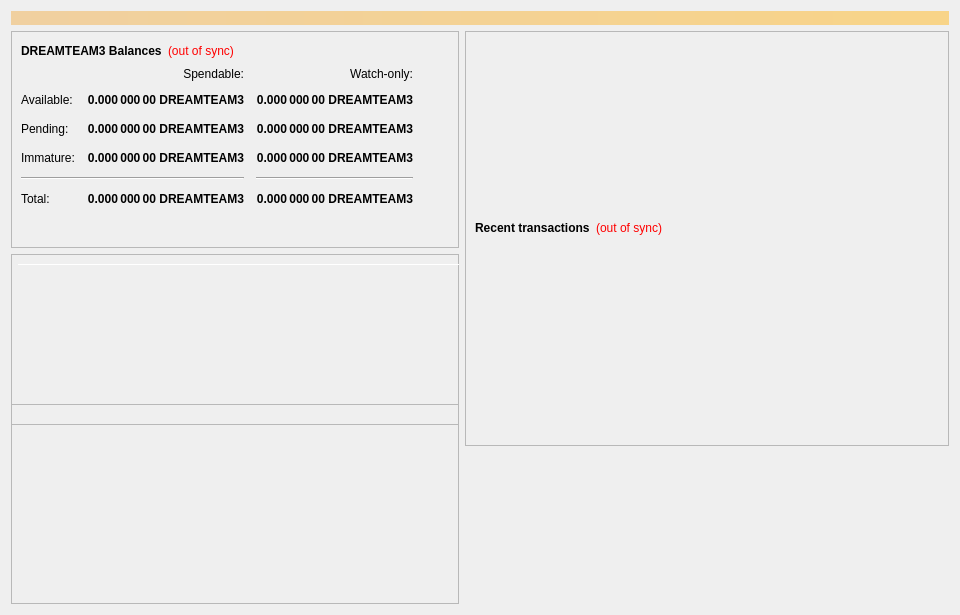
<?xml version="1.0" encoding="UTF-8"?>
<ui version="4.0">
 <class>OverviewPage</class>
 <widget class="QWidget" name="OverviewPage">
  <property name="geometry">
   <rect>
    <x>0</x>
    <y>0</y>
    <width>960</width>
    <height>615</height>
   </rect>
  </property>
  <property name="minimumSize">
   <size>
    <width>960</width>
    <height>0</height>
   </size>
  </property>
  <property name="windowTitle">
   <string>Form</string>
  </property>
  <layout class="QVBoxLayout" name="topLayout">
   <item>
    <widget class="QLabel" name="labelAlerts">
     <property name="visible">
      <bool>false</bool>
     </property>
     <property name="styleSheet">
      <string notr="true">background-color: qlineargradient(x1: 0, y1: 0, x2: 1, y2: 0, stop:0 #F0D0A0, stop:1 #F8D488); color:#000000;</string>
     </property>
     <property name="wordWrap">
      <bool>true</bool>
     </property>
     <property name="margin">
      <number>3</number>
     </property>
    </widget>
   </item>
   <item>
    <layout class="QHBoxLayout" name="horizontalLayout" stretch="1,1">
     <item>
      <layout class="QVBoxLayout" name="verticalLayout_2">
       <item>
        <widget class="QFrame" name="frame">
         <property name="frameShape">
          <enum>QFrame::StyledPanel</enum>
         </property>
         <property name="frameShadow">
          <enum>QFrame::Raised</enum>
         </property>
         <layout class="QVBoxLayout" name="verticalLayout_4">
          <item>
           <layout class="QHBoxLayout" name="horizontalLayout_4">
            <item>
             <widget class="QLabel" name="label_5">
              <property name="font">
               <font>
                <weight>75</weight>
                <bold>true</bold>
               </font>
              </property>
              <property name="text">
               <string>DREAMTEAM3 Balances</string>
              </property>
             </widget>
            </item>
            <item>
             <widget class="QLabel" name="labelWalletStatus">
              <property name="cursor">
               <cursorShape>WhatsThisCursor</cursorShape>
              </property>
              <property name="toolTip">
               <string>The displayed information may be out of date. Your wallet automatically synchronizes with the DreamTeam3 network after a connection is established, but this process has not completed yet.</string>
              </property>
              <property name="styleSheet">
               <string notr="true">QLabel { color: red; }</string>
              </property>
              <property name="text">
               <string notr="true">(out of sync)</string>
              </property>
              <property name="alignment">
               <set>Qt::AlignLeading|Qt::AlignLeft|Qt::AlignVCenter</set>
              </property>
             </widget>
            </item>
            <item>
             <spacer name="horizontalSpacer_3">
              <property name="orientation">
               <enum>Qt::Horizontal</enum>
              </property>
              <property name="sizeHint" stdset="0">
               <size>
                <width>40</width>
                <height>20</height>
               </size>
              </property>
             </spacer>
            </item>
           </layout>
          </item>
          <item>
           <layout class="QGridLayout" name="gridLayout">
            <property name="spacing">
             <number>12</number>
            </property>
            <item row="2" column="2">
             <widget class="QLabel" name="labelWatchPending">
              <property name="font">
               <font>
                <weight>75</weight>
                <bold>true</bold>
               </font>
              </property>
              <property name="cursor">
               <cursorShape>IBeamCursor</cursorShape>
              </property>
              <property name="toolTip">
               <string>Unconfirmed transactions to watch-only addresses</string>
              </property>
              <property name="text">
               <string notr="true">0.000 000 00 DREAMTEAM3</string>
              </property>
              <property name="alignment">
               <set>Qt::AlignRight|Qt::AlignTrailing|Qt::AlignVCenter</set>
              </property>
              <property name="textInteractionFlags">
               <set>Qt::LinksAccessibleByMouse|Qt::TextSelectableByKeyboard|Qt::TextSelectableByMouse</set>
              </property>
             </widget>
            </item>
            <item row="2" column="1">
             <widget class="QLabel" name="labelUnconfirmed">
              <property name="font">
               <font>
                <weight>75</weight>
                <bold>true</bold>
               </font>
              </property>
              <property name="cursor">
               <cursorShape>IBeamCursor</cursorShape>
              </property>
              <property name="toolTip">
               <string>Total of transactions that have yet to be confirmed, and do not yet count toward the spendable balance</string>
              </property>
              <property name="text">
               <string notr="true">0.000 000 00 DREAMTEAM3</string>
              </property>
              <property name="alignment">
               <set>Qt::AlignRight|Qt::AlignTrailing|Qt::AlignVCenter</set>
              </property>
              <property name="textInteractionFlags">
               <set>Qt::LinksAccessibleByMouse|Qt::TextSelectableByKeyboard|Qt::TextSelectableByMouse</set>
              </property>
             </widget>
            </item>
            <item row="3" column="2">
             <widget class="QLabel" name="labelWatchImmature">
              <property name="font">
               <font>
                <weight>75</weight>
                <bold>true</bold>
               </font>
              </property>
              <property name="cursor">
               <cursorShape>IBeamCursor</cursorShape>
              </property>
              <property name="toolTip">
               <string>Staked or masternode rewards in watch-only addresses that has not yet matured</string>
              </property>
              <property name="text">
               <string notr="true">0.000 000 00 DREAMTEAM3</string>
              </property>
              <property name="alignment">
               <set>Qt::AlignRight|Qt::AlignTrailing|Qt::AlignVCenter</set>
              </property>
              <property name="textInteractionFlags">
               <set>Qt::LinksAccessibleByMouse|Qt::TextSelectableByKeyboard|Qt::TextSelectableByMouse</set>
              </property>
             </widget>
            </item>
            <item row="4" column="0" colspan="2">
             <widget class="Line" name="lineSpendableBalance">
              <property name="orientation">
               <enum>Qt::Horizontal</enum>
              </property>
             </widget>
            </item>
            <item row="4" column="2">
             <widget class="Line" name="lineWatchBalance">
              <property name="sizePolicy">
               <sizepolicy hsizetype="Preferred" vsizetype="Fixed">
                <horstretch>0</horstretch>
                <verstretch>0</verstretch>
               </sizepolicy>
              </property>
              <property name="minimumSize">
               <size>
                <width>140</width>
                <height>0</height>
               </size>
              </property>
              <property name="orientation">
               <enum>Qt::Horizontal</enum>
              </property>
             </widget>
            </item>
            <item row="5" column="0">
             <widget class="QLabel" name="labelTotalText">
              <property name="text">
               <string>Total:</string>
              </property>
             </widget>
            </item>
            <item row="3" column="1">
             <widget class="QLabel" name="labelImmature">
              <property name="font">
               <font>
                <weight>75</weight>
                <bold>true</bold>
               </font>
              </property>
              <property name="cursor">
               <cursorShape>IBeamCursor</cursorShape>
              </property>
              <property name="toolTip">
               <string>Staked or masternode rewards that has not yet matured</string>
              </property>
              <property name="text">
               <string notr="true">0.000 000 00 DREAMTEAM3</string>
              </property>
              <property name="alignment">
               <set>Qt::AlignRight|Qt::AlignTrailing|Qt::AlignVCenter</set>
              </property>
              <property name="textInteractionFlags">
               <set>Qt::LinksAccessibleByMouse|Qt::TextSelectableByKeyboard|Qt::TextSelectableByMouse</set>
              </property>
             </widget>
            </item>
            <item row="2" column="3">
             <spacer name="horizontalSpacer_2">
              <property name="orientation">
               <enum>Qt::Horizontal</enum>
              </property>
              <property name="sizeHint" stdset="0">
               <size>
                <width>40</width>
                <height>20</height>
               </size>
              </property>
             </spacer>
            </item>
            <item row="3" column="0">
             <widget class="QLabel" name="labelImmatureText">
              <property name="text">
               <string>Immature:</string>
              </property>
             </widget>
            </item>
            <item row="5" column="1">
             <widget class="QLabel" name="labelTotal">
              <property name="font">
               <font>
                <weight>75</weight>
                <bold>true</bold>
               </font>
              </property>
              <property name="cursor">
               <cursorShape>IBeamCursor</cursorShape>
              </property>
              <property name="toolTip">
               <string>Your current total balance</string>
              </property>
              <property name="text">
               <string notr="true">0.000 000 00 DREAMTEAM3</string>
              </property>
              <property name="alignment">
               <set>Qt::AlignRight|Qt::AlignTrailing|Qt::AlignVCenter</set>
              </property>
              <property name="textInteractionFlags">
               <set>Qt::LinksAccessibleByMouse|Qt::TextSelectableByKeyboard|Qt::TextSelectableByMouse</set>
              </property>
             </widget>
            </item>
            <item row="5" column="2">
             <widget class="QLabel" name="labelWatchTotal">
              <property name="font">
               <font>
                <weight>75</weight>
                <bold>true</bold>
               </font>
              </property>
              <property name="cursor">
               <cursorShape>IBeamCursor</cursorShape>
              </property>
              <property name="toolTip">
               <string>Current total balance in watch-only addresses</string>
              </property>
              <property name="text">
               <string notr="true">0.000 000 00 DREAMTEAM3</string>
              </property>
              <property name="alignment">
               <set>Qt::AlignRight|Qt::AlignTrailing|Qt::AlignVCenter</set>
              </property>
              <property name="textInteractionFlags">
               <set>Qt::LinksAccessibleByMouse|Qt::TextSelectableByKeyboard|Qt::TextSelectableByMouse</set>
              </property>
             </widget>
            </item>
            <item row="0" column="2">
             <widget class="QLabel" name="labelWatchonly">
              <property name="text">
               <string>Watch-only:</string>
              </property>
              <property name="alignment">
               <set>Qt::AlignRight|Qt::AlignTrailing|Qt::AlignVCenter</set>
              </property>
             </widget>
            </item>
            <item row="1" column="0">
             <widget class="QLabel" name="labelBalanceText">
              <property name="text">
               <string>Available:</string>
              </property>
             </widget>
            </item>
            <item row="1" column="1">
             <widget class="QLabel" name="labelBalance">
              <property name="font">
               <font>
                <weight>75</weight>
                <bold>true</bold>
               </font>
              </property>
              <property name="cursor">
               <cursorShape>IBeamCursor</cursorShape>
              </property>
              <property name="toolTip">
               <string>Your current spendable balance</string>
              </property>
              <property name="text">
               <string notr="true">0.000 000 00 DREAMTEAM3</string>
              </property>
              <property name="alignment">
               <set>Qt::AlignRight|Qt::AlignTrailing|Qt::AlignVCenter</set>
              </property>
              <property name="textInteractionFlags">
               <set>Qt::LinksAccessibleByMouse|Qt::TextSelectableByKeyboard|Qt::TextSelectableByMouse</set>
              </property>
             </widget>
            </item>
            <item row="1" column="2">
             <widget class="QLabel" name="labelWatchAvailable">
              <property name="font">
               <font>
                <weight>75</weight>
                <bold>true</bold>
               </font>
              </property>
              <property name="cursor">
               <cursorShape>IBeamCursor</cursorShape>
              </property>
              <property name="toolTip">
               <string>Your current balance in watch-only addresses</string>
              </property>
              <property name="text">
               <string notr="true">0.000 000 00 DREAMTEAM3</string>
              </property>
              <property name="alignment">
               <set>Qt::AlignRight|Qt::AlignTrailing|Qt::AlignVCenter</set>
              </property>
              <property name="textInteractionFlags">
               <set>Qt::LinksAccessibleByMouse|Qt::TextSelectableByKeyboard|Qt::TextSelectableByMouse</set>
              </property>
             </widget>
            </item>
            <item row="2" column="0">
             <widget class="QLabel" name="labelPendingText">
              <property name="text">
               <string>Pending:</string>
              </property>
             </widget>
            </item>
            <item row="0" column="1">
             <widget class="QLabel" name="labelSpendable">
              <property name="text">
               <string>Spendable:</string>
              </property>
              <property name="alignment">
               <set>Qt::AlignRight|Qt::AlignTrailing|Qt::AlignVCenter</set>
              </property>
             </widget>
            </item>
           </layout>
          </item>
          <item>
           <spacer name="verticalSpacer_4">
            <property name="orientation">
             <enum>Qt::Vertical</enum>
            </property>
            <property name="sizeHint" stdset="0">
             <size>
              <width>20</width>
              <height>40</height>
             </size>
            </property>
           </spacer>
          </item>
         </layout>
        </widget>
       </item>
       <item>
        <widget class="QFrame" name="frameObfuscation">
         <property name="minimumSize">
          <size>
           <width>0</width>
           <height>350</height>
          </size>
         </property>
         <property name="layoutDirection">
          <enum>Qt::LeftToRight</enum>
         </property>
         <property name="frameShape">
          <enum>QFrame::StyledPanel</enum>
         </property>
         <property name="frameShadow">
          <enum>QFrame::Raised</enum>
         </property>
         <widget class="QPushButton" name="runAutoDenom">
          <property name="geometry">
           <rect>
            <x>251</x>
            <y>17</y>
            <width>1</width>
            <height>1</height>
           </rect>
          </property>
          <property name="palette">
           <palette>
            <active>
             <colorrole role="WindowText">
              <brush brushstyle="SolidPattern">
               <color alpha="255">
                <red>0</red>
                <green>0</green>
                <blue>0</blue>
               </color>
              </brush>
             </colorrole>
             <colorrole role="Button">
              <brush brushstyle="SolidPattern">
               <color alpha="255">
                <red>239</red>
                <green>238</green>
                <blue>238</blue>
               </color>
              </brush>
             </colorrole>
             <colorrole role="Light">
              <brush brushstyle="SolidPattern">
               <color alpha="255">
                <red>255</red>
                <green>255</green>
                <blue>255</blue>
               </color>
              </brush>
             </colorrole>
             <colorrole role="Midlight">
              <brush brushstyle="SolidPattern">
               <color alpha="255">
                <red>247</red>
                <green>246</green>
                <blue>246</blue>
               </color>
              </brush>
             </colorrole>
             <colorrole role="Dark">
              <brush brushstyle="SolidPattern">
               <color alpha="255">
                <red>119</red>
                <green>119</green>
                <blue>119</blue>
               </color>
              </brush>
             </colorrole>
             <colorrole role="Mid">
              <brush brushstyle="SolidPattern">
               <color alpha="255">
                <red>159</red>
                <green>159</green>
                <blue>159</blue>
               </color>
              </brush>
             </colorrole>
             <colorrole role="Text">
              <brush brushstyle="SolidPattern">
               <color alpha="255">
                <red>0</red>
                <green>0</green>
                <blue>0</blue>
               </color>
              </brush>
             </colorrole>
             <colorrole role="BrightText">
              <brush brushstyle="SolidPattern">
               <color alpha="255">
                <red>255</red>
                <green>255</green>
                <blue>255</blue>
               </color>
              </brush>
             </colorrole>
             <colorrole role="ButtonText">
              <brush brushstyle="SolidPattern">
               <color alpha="255">
                <red>0</red>
                <green>0</green>
                <blue>0</blue>
               </color>
              </brush>
             </colorrole>
             <colorrole role="Base">
              <brush brushstyle="SolidPattern">
               <color alpha="255">
                <red>255</red>
                <green>255</green>
                <blue>255</blue>
               </color>
              </brush>
             </colorrole>
             <colorrole role="Window">
              <brush brushstyle="SolidPattern">
               <color alpha="255">
                <red>239</red>
                <green>238</green>
                <blue>238</blue>
               </color>
              </brush>
             </colorrole>
             <colorrole role="Shadow">
              <brush brushstyle="SolidPattern">
               <color alpha="255">
                <red>0</red>
                <green>0</green>
                <blue>0</blue>
               </color>
              </brush>
             </colorrole>
             <colorrole role="AlternateBase">
              <brush brushstyle="SolidPattern">
               <color alpha="255">
                <red>247</red>
                <green>246</green>
                <blue>246</blue>
               </color>
              </brush>
             </colorrole>
             <colorrole role="ToolTipBase">
              <brush brushstyle="SolidPattern">
               <color alpha="255">
                <red>255</red>
                <green>255</green>
                <blue>220</blue>
               </color>
              </brush>
             </colorrole>
             <colorrole role="ToolTipText">
              <brush brushstyle="SolidPattern">
               <color alpha="255">
                <red>0</red>
                <green>0</green>
                <blue>0</blue>
               </color>
              </brush>
             </colorrole>
            </active>
            <inactive>
             <colorrole role="WindowText">
              <brush brushstyle="SolidPattern">
               <color alpha="255">
                <red>0</red>
                <green>0</green>
                <blue>0</blue>
               </color>
              </brush>
             </colorrole>
             <colorrole role="Button">
              <brush brushstyle="SolidPattern">
               <color alpha="255">
                <red>239</red>
                <green>238</green>
                <blue>238</blue>
               </color>
              </brush>
             </colorrole>
             <colorrole role="Light">
              <brush brushstyle="SolidPattern">
               <color alpha="255">
                <red>255</red>
                <green>255</green>
                <blue>255</blue>
               </color>
              </brush>
             </colorrole>
             <colorrole role="Midlight">
              <brush brushstyle="SolidPattern">
               <color alpha="255">
                <red>247</red>
                <green>246</green>
                <blue>246</blue>
               </color>
              </brush>
             </colorrole>
             <colorrole role="Dark">
              <brush brushstyle="SolidPattern">
               <color alpha="255">
                <red>119</red>
                <green>119</green>
                <blue>119</blue>
               </color>
              </brush>
             </colorrole>
             <colorrole role="Mid">
              <brush brushstyle="SolidPattern">
               <color alpha="255">
                <red>159</red>
                <green>159</green>
                <blue>159</blue>
               </color>
              </brush>
             </colorrole>
             <colorrole role="Text">
              <brush brushstyle="SolidPattern">
               <color alpha="255">
                <red>0</red>
                <green>0</green>
                <blue>0</blue>
               </color>
              </brush>
             </colorrole>
             <colorrole role="BrightText">
              <brush brushstyle="SolidPattern">
               <color alpha="255">
                <red>255</red>
                <green>255</green>
                <blue>255</blue>
               </color>
              </brush>
             </colorrole>
             <colorrole role="ButtonText">
              <brush brushstyle="SolidPattern">
               <color alpha="255">
                <red>0</red>
                <green>0</green>
                <blue>0</blue>
               </color>
              </brush>
             </colorrole>
             <colorrole role="Base">
              <brush brushstyle="SolidPattern">
               <color alpha="255">
                <red>255</red>
                <green>255</green>
                <blue>255</blue>
               </color>
              </brush>
             </colorrole>
             <colorrole role="Window">
              <brush brushstyle="SolidPattern">
               <color alpha="255">
                <red>239</red>
                <green>238</green>
                <blue>238</blue>
               </color>
              </brush>
             </colorrole>
             <colorrole role="Shadow">
              <brush brushstyle="SolidPattern">
               <color alpha="255">
                <red>0</red>
                <green>0</green>
                <blue>0</blue>
               </color>
              </brush>
             </colorrole>
             <colorrole role="AlternateBase">
              <brush brushstyle="SolidPattern">
               <color alpha="255">
                <red>247</red>
                <green>246</green>
                <blue>246</blue>
               </color>
              </brush>
             </colorrole>
             <colorrole role="ToolTipBase">
              <brush brushstyle="SolidPattern">
               <color alpha="255">
                <red>255</red>
                <green>255</green>
                <blue>220</blue>
               </color>
              </brush>
             </colorrole>
             <colorrole role="ToolTipText">
              <brush brushstyle="SolidPattern">
               <color alpha="255">
                <red>0</red>
                <green>0</green>
                <blue>0</blue>
               </color>
              </brush>
             </colorrole>
            </inactive>
            <disabled>
             <colorrole role="WindowText">
              <brush brushstyle="SolidPattern">
               <color alpha="255">
                <red>119</red>
                <green>119</green>
                <blue>119</blue>
               </color>
              </brush>
             </colorrole>
             <colorrole role="Button">
              <brush brushstyle="SolidPattern">
               <color alpha="255">
                <red>239</red>
                <green>238</green>
                <blue>238</blue>
               </color>
              </brush>
             </colorrole>
             <colorrole role="Light">
              <brush brushstyle="SolidPattern">
               <color alpha="255">
                <red>255</red>
                <green>255</green>
                <blue>255</blue>
               </color>
              </brush>
             </colorrole>
             <colorrole role="Midlight">
              <brush brushstyle="SolidPattern">
               <color alpha="255">
                <red>247</red>
                <green>246</green>
                <blue>246</blue>
               </color>
              </brush>
             </colorrole>
             <colorrole role="Dark">
              <brush brushstyle="SolidPattern">
               <color alpha="255">
                <red>119</red>
                <green>119</green>
                <blue>119</blue>
               </color>
              </brush>
             </colorrole>
             <colorrole role="Mid">
              <brush brushstyle="SolidPattern">
               <color alpha="255">
                <red>159</red>
                <green>159</green>
                <blue>159</blue>
               </color>
              </brush>
             </colorrole>
             <colorrole role="Text">
              <brush brushstyle="SolidPattern">
               <color alpha="255">
                <red>119</red>
                <green>119</green>
                <blue>119</blue>
               </color>
              </brush>
             </colorrole>
             <colorrole role="BrightText">
              <brush brushstyle="SolidPattern">
               <color alpha="255">
                <red>255</red>
                <green>255</green>
                <blue>255</blue>
               </color>
              </brush>
             </colorrole>
             <colorrole role="ButtonText">
              <brush brushstyle="SolidPattern">
               <color alpha="255">
                <red>119</red>
                <green>119</green>
                <blue>119</blue>
               </color>
              </brush>
             </colorrole>
             <colorrole role="Base">
              <brush brushstyle="SolidPattern">
               <color alpha="255">
                <red>239</red>
                <green>238</green>
                <blue>238</blue>
               </color>
              </brush>
             </colorrole>
             <colorrole role="Window">
              <brush brushstyle="SolidPattern">
               <color alpha="255">
                <red>239</red>
                <green>238</green>
                <blue>238</blue>
               </color>
              </brush>
             </colorrole>
             <colorrole role="Shadow">
              <brush brushstyle="SolidPattern">
               <color alpha="255">
                <red>0</red>
                <green>0</green>
                <blue>0</blue>
               </color>
              </brush>
             </colorrole>
             <colorrole role="AlternateBase">
              <brush brushstyle="SolidPattern">
               <color alpha="255">
                <red>239</red>
                <green>238</green>
                <blue>238</blue>
               </color>
              </brush>
             </colorrole>
             <colorrole role="ToolTipBase">
              <brush brushstyle="SolidPattern">
               <color alpha="255">
                <red>255</red>
                <green>255</green>
                <blue>220</blue>
               </color>
              </brush>
             </colorrole>
             <colorrole role="ToolTipText">
              <brush brushstyle="SolidPattern">
               <color alpha="255">
                <red>0</red>
                <green>0</green>
                <blue>0</blue>
               </color>
              </brush>
             </colorrole>
            </disabled>
           </palette>
          </property>
          <property name="focusPolicy">
           <enum>Qt::NoFocus</enum>
          </property>
          <property name="autoFillBackground">
           <bool>true</bool>
          </property>
          <property name="text">
           <string/>
          </property>
          <property name="flat">
           <bool>true</bool>
          </property>
         </widget>
         <widget class="Line" name="line">
          <property name="geometry">
           <rect>
            <x>7</x>
            <y>10</y>
            <width>451</width>
            <height>1</height>
           </rect>
          </property>
          <property name="orientation">
           <enum>Qt::Horizontal</enum>
          </property>
         </widget>
         <widget class="QFrame" name="frame_3">
          <property name="geometry">
           <rect>
            <x>0</x>
            <y>150</y>
            <width>465</width>
            <height>201</height>
           </rect>
          </property>
          <property name="frameShape">
           <enum>QFrame::StyledPanel</enum>
          </property>
          <property name="frameShadow">
           <enum>QFrame::Raised</enum>
          </property>
         </widget>
         <widget class="QFrame" name="frame_4">
          <property name="geometry">
           <rect>
            <x>0</x>
            <y>0</y>
            <width>465</width>
            <height>171</height>
           </rect>
          </property>
          <property name="frameShape">
           <enum>QFrame::StyledPanel</enum>
          </property>
          <property name="frameShadow">
           <enum>QFrame::Raised</enum>
          </property>
         </widget>
        </widget>
       </item>
      </layout>
     </item>
     <item>
      <layout class="QVBoxLayout" name="verticalLayout_3">
       <item>
        <widget class="QFrame" name="frame_2">
         <property name="frameShape">
          <enum>QFrame::StyledPanel</enum>
         </property>
         <property name="frameShadow">
          <enum>QFrame::Raised</enum>
         </property>
         <layout class="QVBoxLayout" name="verticalLayout">
          <item>
           <spacer name="verticalSpacer_3">
            <property name="orientation">
             <enum>Qt::Vertical</enum>
            </property>
            <property name="sizeType">
             <enum>QSizePolicy::Fixed</enum>
            </property>
            <property name="sizeHint" stdset="0">
             <size>
              <width>20</width>
              <height>75</height>
             </size>
            </property>
           </spacer>
          </item>
          <item>
           <widget class="QLabel" name="labelOverviewHeaderRight">
            <property name="minimumSize">
             <size>
              <width>464</width>
              <height>96</height>
             </size>
            </property>
            <property name="maximumSize">
             <size>
              <width>16777215</width>
              <height>96</height>
             </size>
            </property>
            <property name="alignment">
             <set>Qt::AlignCenter</set>
            </property>
            <property name="margin">
             <number>5</number>
            </property>
           </widget>
          </item>
          <item>
           <layout class="QHBoxLayout" name="horizontalLayout_2">
            <item>
             <widget class="QLabel" name="label_4">
              <property name="font">
               <font>
                <weight>75</weight>
                <bold>true</bold>
               </font>
              </property>
              <property name="text">
               <string>Recent transactions</string>
              </property>
             </widget>
            </item>
            <item>
             <widget class="QLabel" name="labelTransactionsStatus">
              <property name="cursor">
               <cursorShape>WhatsThisCursor</cursorShape>
              </property>
              <property name="toolTip">
               <string>The displayed information may be out of date. Your wallet automatically synchronizes with the DreamTeam3 network after a connection is established, but this process has not completed yet.</string>
              </property>
              <property name="styleSheet">
               <string notr="true">QLabel { color: red; }</string>
              </property>
              <property name="text">
               <string notr="true">(out of sync)</string>
              </property>
              <property name="alignment">
               <set>Qt::AlignRight|Qt::AlignTrailing|Qt::AlignVCenter</set>
              </property>
             </widget>
            </item>
            <item>
             <spacer name="horizontalSpacer">
              <property name="orientation">
               <enum>Qt::Horizontal</enum>
              </property>
              <property name="sizeHint" stdset="0">
               <size>
                <width>40</width>
                <height>20</height>
               </size>
              </property>
             </spacer>
            </item>
           </layout>
          </item>
          <item>
           <widget class="QListView" name="listTransactions">
            <property name="styleSheet">
             <string notr="true">QListView { background: transparent; }</string>
            </property>
            <property name="frameShape">
             <enum>QFrame::NoFrame</enum>
            </property>
            <property name="verticalScrollBarPolicy">
             <enum>Qt::ScrollBarAlwaysOff</enum>
            </property>
            <property name="horizontalScrollBarPolicy">
             <enum>Qt::ScrollBarAlwaysOff</enum>
            </property>
            <property name="selectionMode">
             <enum>QAbstractItemView::NoSelection</enum>
            </property>
           </widget>
          </item>
         </layout>
        </widget>
       </item>
       <item>
        <spacer name="verticalSpacer_2">
         <property name="orientation">
          <enum>Qt::Vertical</enum>
         </property>
         <property name="sizeType">
          <enum>QSizePolicy::Expanding</enum>
         </property>
         <property name="sizeHint" stdset="0">
          <size>
           <width>20</width>
           <height>40</height>
          </size>
         </property>
        </spacer>
       </item>
      </layout>
     </item>
    </layout>
   </item>
  </layout>
 </widget>
 <resources/>
 <connections/>
</ui>
